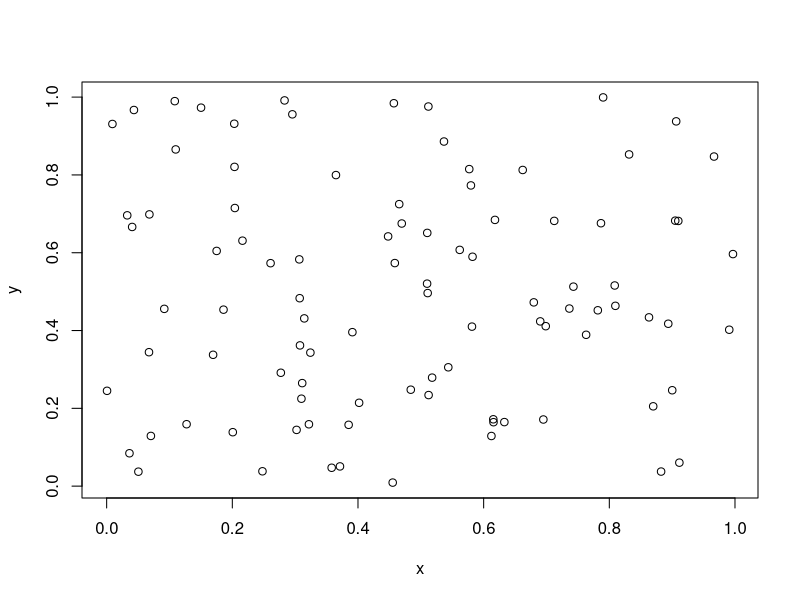

The R script that drew this image:
## ---- chunk 1
knitr::opts_chunk$set(echo = TRUE)
## ---- chunk 2
N <- rpois(n=1,90)
x <- runif(N)
y <- runif(N)
DATA <- data.frame(x,y)
MedX=median(DATA$x)
## ---- chunk 3
library(xtable)
print.xtable(
  xtable(summary(DATA), label="tab:tab1", caption="Summary de x e y simulados"), 
  comment=FALSE, caption.placement = getOption("xtable.caption.placement", "top"))
## ---- chunk 4
#library(xtable)
#xtable(summary(DATA), caption = 'Lala lo', caption.placement = getOption("xtable.caption.placement", "top"))
# print(xtable(summary(DATA), caption = 'Test Table'), caption.placement = getOption("xtable.caption.placement", "top"))
# No pude con xtable ....

#knitr::kable(summary(DATA), caption = 'A caption')
## ---- chunk 5
plot(x,y)
